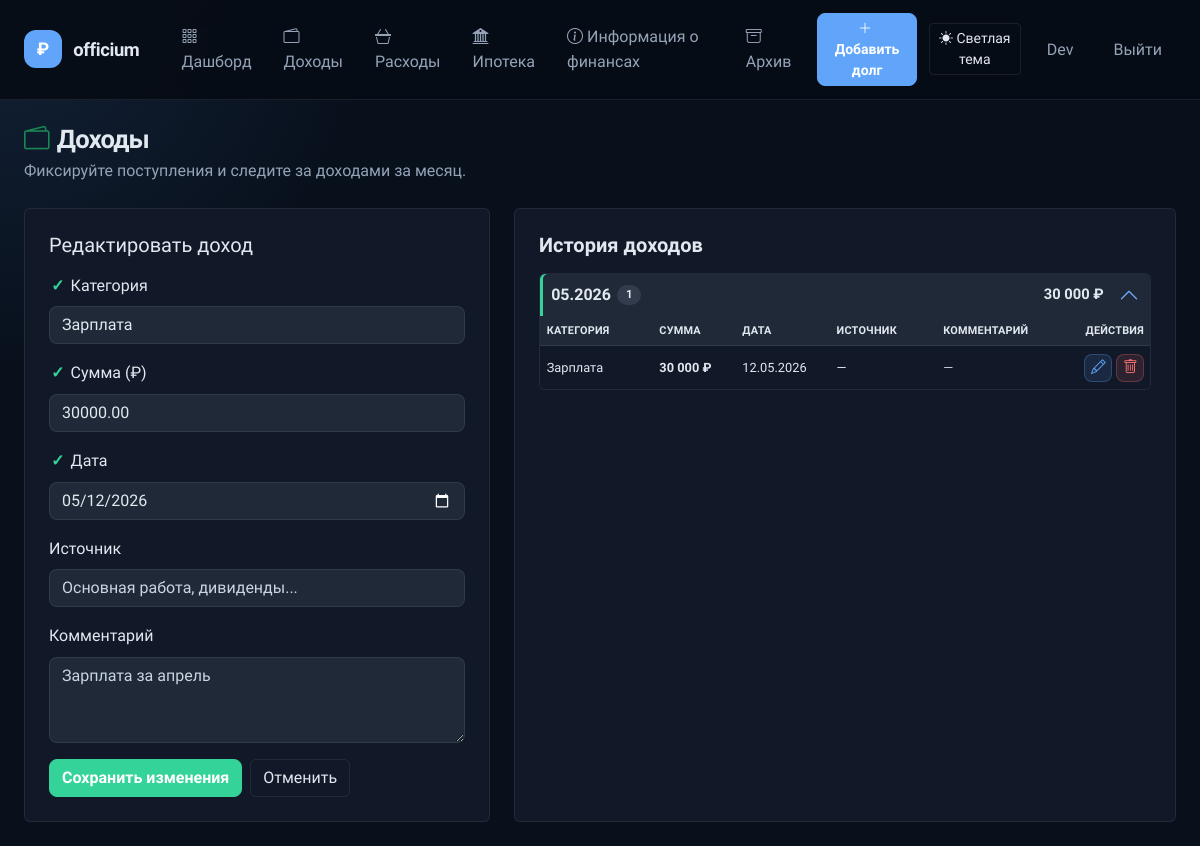
The page /incomes/edit/1 (signed in) on the database its author committed.
### app/models.py (models this page shows, shortened)
class User(UserMixin, db.Model):
    __tablename__ = 'users'
    id = db.Column(db.Integer, primary_key=True)
    telegram_id = db.Column(db.BigInteger, unique=True, nullable=False)
    username = db.Column(db.String(80), nullable=True)
    first_name = db.Column(db.String(100), nullable=True)
    last_name = db.Column(db.String(100), nullable=True)
    photo_url = db.Column(db.String(255), nullable=True)
    auth_date = db.Column(db.DateTime, nullable=True)
    created_at = db.Column(db.DateTime, default=datetime.utcnow, nullable=False)
    role = db.Column(db.Enum('user', 'admin', 'superadmin'), nullable=False, default='user')
    is_blocked = db.Column(db.Boolean, default=False, nullable=False)
    last_login_ip = db.Column(db.String(100), nullable=True)
    last_user_agent = db.Column(db.Text, nullable=True)
    login_count = db.Column(db.Integer, default=0, nullable=False)
    google_id = db.Column(db.String(50), unique=True, nullable=True)
    email = db.Column(db.String(120), nullable=True, index=True)
    avatar_url = db.Column(db.String(255), nullable=True)
    debts = db.relationship('Debt', back_populates='user', lazy=True, cascade='all, delete-orphan')
    incomes = db.relationship('Income', back_populates='user', lazy=True, cascade='all, delete-orphan')
    expenses = db.relationship('Expense', back_populates='user', lazy=True, cascade='all, delete-orphan')
    activity_logs = db.relationship('ActivityLog', back_populates='user', lazy=True, cascade='all, delete-orphan')
    @property
    def is_admin(self):
        return self.role in ('admin', 'superadmin')

class Income(db.Model):
    __tablename__ = 'incomes'
    id = db.Column(db.Integer, primary_key=True)
    user_id = db.Column(db.Integer, db.ForeignKey('users.id'), nullable=False)
    amount = db.Column(db.Numeric(12, 2), nullable=False)
    category = db.Column(db.Enum('salary', 'advance', 'side_job', 'debt_return', 'bonus', 'scholarship', 'other'), nullable=False)
    source = db.Column(db.String(150), nullable=True)
    income_date = db.Column(db.Date, nullable=False)
    comment = db.Column(db.Text, nullable=True)
    created_at = db.Column(db.DateTime, default=datetime.utcnow)
    user = db.relationship('User', back_populates='incomes')

### app/routes/incomes.py (the view, shortened to what this page needs)
    @app.route('/incomes/edit/<int:income_id>', methods=['GET', 'POST'])
    def edit_income(income_id):
        error_message = None
        success_message = request.args.get('success')
        form_data = request.form if request.method == 'POST' else {}
        if is_local_test_user():
            abort(404)
        income = Income.query.filter_by(id=income_id, user_id=current_user.id).first()
        if not income:
            abort(404)
        incomes_list = Income.query.filter_by(user_id=current_user.id).order_by(Income.income_date.desc()).all()
        groups = group_entries_by_month(incomes_list, 'income_date')
        return render_template('incomes.html', incomes=incomes_list, groups=groups,
                               active_month=date.today().strftime('%Y-%m'), categories=INCOME_CATEGORIES,
                               success_message=success_message, error_message=error_message,
                               edit_income=income, form_data=form_data)

### templates/incomes.html (shortened to what this page needs)
{% extends 'base.html' %}
{% block content %}
<div class="page-header d-flex align-items-center justify-content-between gap-3 mb-4">
    <div>
        <h1 class="page-title mb-1"><i class="bi bi-wallet2 text-success me-2"></i>Доходы</h1>
        <p class="text-muted mb-0">Фиксируйте поступления и следите за доходами за месяц.</p>
    </div>
</div>
<div class="row g-4">
    <div class="col-lg-5">
        <div class="card p-4 h-100">
            <h5 class="mb-3">{{ 'Редактировать доход' if edit_income else 'Добавить доход' }}</h5>
            {% set selected_category = form_data.get('category') if form_data else (edit_income.category if edit_income else '') %}
            <form method="post" novalidate action="{{ url_for('edit_income', income_id=edit_income.id) if edit_income else url_for('incomes') }}">
                <div class="mb-3">
                    <label class="form-label"><span class="required-indicator">*</span>Категория</label>
                    <select class="form-select" name="category" required>
                        {% for key, label in categories %}
                        <option value="{{ key }}" {% if selected_category == key %}selected{% endif %}>{{ label }}</option>
                        {% endfor %}
                    </select>
                </div>
                <div class="mb-3">
                    <label class="form-label"><span class="required-indicator">*</span>Сумма (₽)</label>
                    <input type="text" inputmode="decimal" name="amount" class="form-control number-format" required value="{{ form_data.get('amount', edit_income.amount if edit_income else '') }}">
                </div>
                <div class="mb-3">
                    <label class="form-label"><span class="required-indicator">*</span>Дата</label>
                    <input type="date" name="income_date" class="form-control" required value="{{ form_data.get('income_date', edit_income.income_date.strftime('%Y-%m-%d') if edit_income else '') }}">
                </div>
                <div class="mb-3">
                    <label class="form-label">Источник</label>
                    <input type="text" name="source" class="form-control" placeholder="Основная работа, дивиденды..." value="{{ form_data.get('source', edit_income.source if edit_income and edit_income.source else '') }}">
                </div>
                <div class="mb-3">
                    <label class="form-label">Комментарий</label>
                    <textarea name="comment" class="form-control" rows="3" placeholder="Зарплата за апрель">{{ form_data.get('comment', edit_income.comment if edit_income and edit_income.comment else '') }}</textarea>
                </div>
                <div class="d-flex gap-2 align-items-center">
                    <button type="submit" class="btn btn-success">{{ 'Сохранить изменения' if edit_income else 'Сохранить доход' }}</button>
                    {% if edit_income %}
                    <a href="{{ url_for('incomes') }}" class="btn btn-outline-secondary">Отменить</a>
                    {% endif %}
                </div>
            </form>
        </div>
    </div>
    <div class="col-lg-7">
        <div class="card p-4 h-100 history-card history-card--incomes">
            <h5 class="history-card-title mb-3">История доходов</h5>
            {% if groups %}
            <div class="accordion history-accordion" id="incomeAccordion">
                {% for group in groups %}
                <div class="accordion-item history-month">
                    <h2 class="accordion-header" id="heading-{{ group.year_month }}">
                        <button class="accordion-button history-month-header {% if group.year_month != active_month %}collapsed{% endif %}" type="button" data-bs-toggle="collapse" data-bs-target="#collapse-{{ group.year_month }}" aria-expanded="{{ 'true' if group.year_month == active_month else 'false' }}" aria-controls="collapse-{{ group.year_month }}">
                            <span class="history-month-main">
                                <span class="history-month-title">{{ group.title }}</span>
                                <span class="history-month-count">{{ group['items']|length }}</span>
                            </span>
                            <span class="history-month-total">{{ group.total_amount|money }}</span>
                        </button>
                    </h2>
                    <div id="collapse-{{ group.year_month }}" class="accordion-collapse collapse {% if group.year_month == active_month %}show{% endif %}" aria-labelledby="heading-{{ group.year_month }}" data-bs-parent="#incomeAccordion">
                        <div class="accordion-body p-0">
                            <div class="history-table-wrapper">
                                <table class="table align-middle mb-0 history-table">
                                    <colgroup>
                                        <col class="history-col-category">
                                        <col class="history-col-amount">
                                        <col class="history-col-date">
                                        <col class="history-col-source">
                                        <col class="history-col-comment">
                                        {% if not current_user.is_local_test_user %}
                                        <col class="history-col-actions">
                                        {% endif %}
                                    </colgroup>
                                    <thead>
                                        <tr>
                                            <th>Категория</th>
                                            <th>Сумма</th>
                                            <th>Дата</th>
                                            <th>Источник</th>
                                            <th>Комментарий</th>
                                            {% if not current_user.is_local_test_user %}
                                            <th class="text-center">Действия</th>
                                            {% endif %}
                                        </tr>
                                    </thead>
                                    <tbody>
                                        {% for income in group['items'] %}
                                        <tr>
                                            {% set income_category = dict(categories)[income.category] %}
                                            <td class="history-category" title="{{ income_category }}">{{ income_category }}</td>
                                            <td class="history-amount">{{ income.amount|money }}</td>
                                            <td class="history-date">{{ income.income_date.strftime('%d.%m.%Y') }}</td>
                                            {% set income_source = income.source|display %}
                                            <td class="history-payment-cell"><span class="history-payment" title="{{ income_source }}">{{ income_source }}</span></td>
                                            {% set income_comment = income.comment|display %}
                                            <td class="history-comment-cell"><span class="history-comment" title="{{ income_comment }}">{{ income_comment }}</span></td>
                                            {% if not current_user.is_local_test_user %}
                                            <td class="history-actions-cell">
                                                <div class="history-actions">
                                                    <a href="{{ url_for('edit_income', income_id=income.id) }}" class="history-icon-btn history-icon-btn-edit" title="Редактировать" aria-label="Редактировать">
                                                        <i class="bi bi-pencil" aria-hidden="true"></i>
                                                    </a>
                                                    <form method="post" action="{{ url_for('delete_income', income_id=income.id) }}" class="history-delete-form" onsubmit="return confirm('Удалить этот доход?');">
                                                        <button type="submit" class="history-icon-btn history-icon-btn-delete" title="Удалить" aria-label="Удалить">
                                                            <i class="bi bi-trash" aria-hidden="true"></i>
                                                        </button>
                                                    </form>
                                                </div>
                                            </td>
                                            {% endif %}
                                        </tr>
                                        {% endfor %}
                                    </tbody>
                                </table>
                            </div>
                        </div>
                    </div>
                </div>
                {% endfor %}
            </div>
            {% else %}
            <div class="text-center py-5">
                <p class="text-muted mb-0">Пока нет записей доходов. Добавьте первое поступление.</p>
            </div>
            {% endif %}
        </div>
    </div>
</div>
{% endblock %}

### templates/base.html (shortened to what this page needs)
<!DOCTYPE html>
<html lang="ru" data-theme="dark" data-bs-theme="dark">
<head>
    <link href="https://cdn.jsdelivr.net/npm/bootstrap@5.3.2/dist/css/bootstrap.min.css" rel="stylesheet">
    <link href="https://cdn.jsdelivr.net/npm/bootstrap-icons@1.11.3/font/bootstrap-icons.css" rel="stylesheet">
    <link href="{{ url_for('static', filename='css/style.css') }}" rel="stylesheet">
</head>
<body>
<nav class="navbar navbar-expand-lg">
    <div class="container-fluid px-4">
        <a class="navbar-brand" href="/">
            <span class="brand-icon">₽</span>
            <span class="brand-text">{{ app_name }}</span>
        </a>
        <div class="collapse navbar-collapse" id="navbarNav">
            <ul class="navbar-nav ms-auto align-items-center gap-1">
                {% set show_user_nav = not (current_user.is_authenticated and current_user.is_admin and request.path.startswith('/admin')) %}
                {% if show_user_nav %}
                <li class="nav-item">
                    <a class="nav-link {% if request.path == '/' %}active{% endif %}" href="/">
                        <i class="bi bi-grid-3x3-gap me-1"></i>Дашборд
                    </a>
                </li>
                <li class="nav-item">
                    <a class="nav-link {% if request.path == '/incomes' %}active{% endif %}" href="/incomes">
                        <i class="bi bi-wallet2 me-1"></i>Доходы
                    </a>
                </li>
                <li class="nav-item">
                    <a class="nav-link {% if request.path == '/expenses' %}active{% endif %}" href="/expenses">
                        <i class="bi bi-basket3 me-1"></i>Расходы
                    </a>
                </li>
                <li class="nav-item">
                    <a class="nav-link {% if request.path == '/mortgages' %}active{% endif %}" href="/mortgages">
                        <i class="bi bi-bank2 me-1"></i>Ипотека
                    </a>
                </li>
                <li class="nav-item">
                    <a class="nav-link {% if request.path == '/finance' %}active{% endif %}" href="/finance">
                        <i class="bi bi-info-circle me-1"></i>Информация о финансах
                    </a>
                </li>
                <li class="nav-item">
                    <a class="nav-link {% if request.path == '/archive' %}active{% endif %}" href="/archive">
                        <i class="bi bi-archive me-1"></i>Архив
                    </a>
                </li>
                {% endif %}
                {% if show_user_nav %}
                <li class="nav-item ms-2">
                    <button class="btn btn-primary btn-sm" onclick="openAddModal()">
                        <i class="bi bi-plus-lg me-1"></i>Добавить долг
                    </button>
                </li>
                {% endif %}
                <li class="nav-item ms-2">
                    <button id="themeToggleBtn" class="btn btn-outline-secondary btn-sm" type="button" aria-label="Переключить тему"></button>
                </li>
                <li class="nav-item ms-2">
                    {% if current_user.is_authenticated %}
                    <span class="nav-link disabled pe-0">{{ current_user.first_name or current_user.username or 'Пользователь' }}</span>
                    {% endif %}
                </li>
                <li class="nav-item ms-2">
                    {% if current_user.is_authenticated %}
                    <a class="nav-link" href="{{ url_for('logout') }}">Выйти</a>
                    {% else %}
                    <a class="nav-link" href="{{ url_for('login') }}">Войти</a>
                    {% endif %}
                </li>
            </ul>
        </div>
    </div>
</nav>
<main class="app-main container-fluid px-4 py-4">
    {% block content %}{% endblock %}
</main>
<div class="toast-container position-fixed bottom-0 end-0 p-3" style="z-index:9999">
</div>
</body>
</html>

### rows shown on the page
User: first_name "Dev"
Income: amount "30000.00", income_date "05/12/2026", income_category "Зарплата", amount "30 000 ₽", income_date "12.05.2026", income_source "—", income_comment "—"

### other values the page prints
{{ app_name }} "officium"
{{ 'Редактировать доход' if edit_income else 'Добавить доход' }} "Редактировать доход"
{{ 'Сохранить изменения' if edit_income else 'Сохранить доход' }} "Сохранить изменения"
{{ group.title }} "05.2026"
{{ group['items']|length }} "1"
{{ group.total_amount|money }} "30 000 ₽"
form field category "Зарплата"
